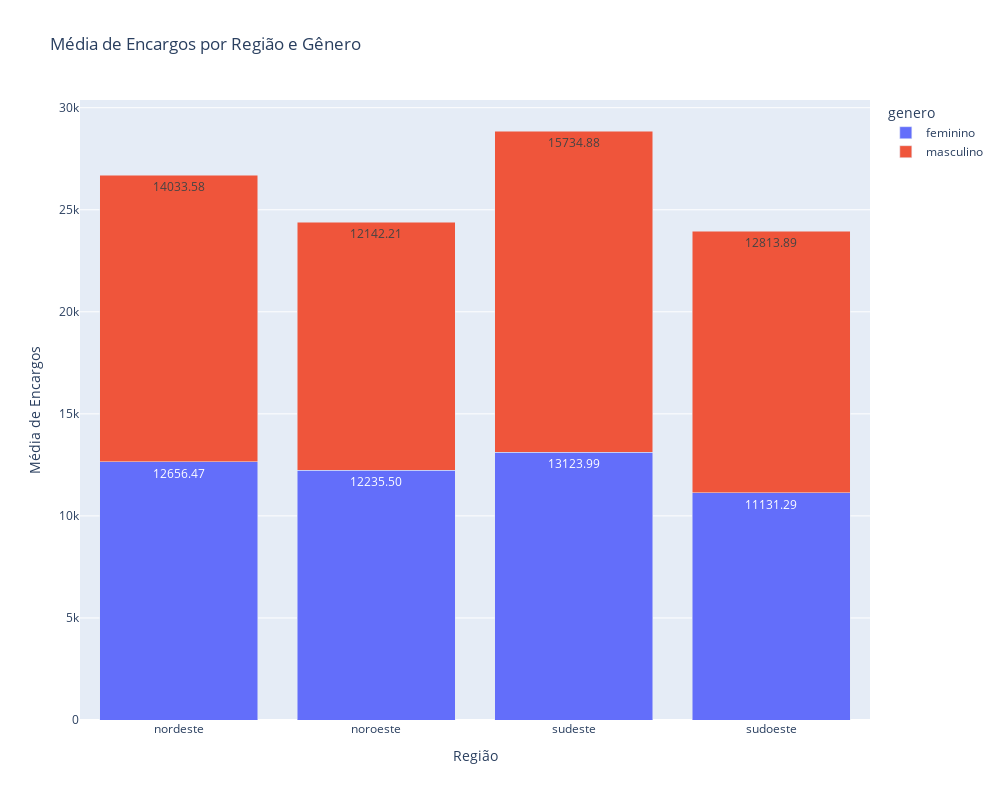

Source (notebook cell):
### Markdown cell above
"Encargos Médios por Região com Intervalos de Confiança" refere-se a uma análise que mostra a média dos custos ou despesas médicas (ou "encargos") para cada região geográfica, acompanhada de um intervalo de confiança que indica a variabilidade ou incerteza dessa média.

Um intervalo de confiança fornece uma faixa em torno da média que, com um certo nível de confiança (geralmente 95%), contém o valor real da média para toda a população. Ele reflete a incerteza em torno da estimativa da média.
Um intervalo de confiança mais amplo indica mais incerteza (mais variação nos dados), enquanto um intervalo mais estreito indica mais precisão (menos variação nos dados).
Visualização Gráfica:
No gráfico, as barras representam os encargos médios por região, e as "linhas" ou "barras de erro" que saem das barras principais indicam o intervalo de confiança. Se as barras de erro forem curtas, a média é estimada com maior precisão; se forem longas, há mais incerteza.


Essa visualização é útil para comparar as médias entre regiões e entender a confiança que podemos ter em cada estimativa.

### Code cell
plot_charger_mean_graphic(dataset)

### Figure 1 — Plotly figure (JSON) as saved in the notebook; plotly's stock layout.template omitted (floating-point values rounded to 4 significant figures)
{"data": [{"alignmentgroup": "True", "hovertemplate": "genero=feminino<br>Região=%{x}<br>Média de Encargos=%{text}<extra></extra>", "legendgroup": "feminino", "marker": {"color": "#636efa", "pattern": {"shape": ""}}, "name": "feminino", "offsetgroup": "feminino", "orientation": "v", "showlegend": true, "text": [12660.0, 12240.0, 13120.0, 11130.0], "textposition": "inside", "texttemplate": "%{text:.2f}", "type": "bar", "x": ["nordeste", "noroeste", "sudeste", "sudoeste"], "xaxis": "x", "y": [12660.0, 12240.0, 13120.0, 11130.0], "yaxis": "y"}, {"alignmentgroup": "True", "hovertemplate": "genero=masculino<br>Região=%{x}<br>Média de Encargos=%{text}<extra></extra>", "legendgroup": "masculino", "marker": {"color": "#EF553B", "pattern": {"shape": ""}}, "name": "masculino", "offsetgroup": "masculino", "orientation": "v", "showlegend": true, "text": [14030.0, 12140.0, 15730.0, 12810.0], "textposition": "inside", "texttemplate": "%{text:.2f}", "type": "bar", "x": ["nordeste", "noroeste", "sudeste", "sudoeste"], "xaxis": "x", "y": [14030.0, 12140.0, 15730.0, 12810.0], "yaxis": "y"}], "layout": {"barmode": "stack", "height": 800, "legend": {"title": {"text": "genero"}, "tracegroupgap": 0}, "title": {"text": "Média de Encargos por Região e Gênero"}, "width": 1000, "xaxis": {"anchor": "y", "domain": [0, 1], "title": {"text": "Região"}}, "yaxis": {"anchor": "x", "domain": [0, 1], "title": {"text": "Média de Encargos"}}}}
